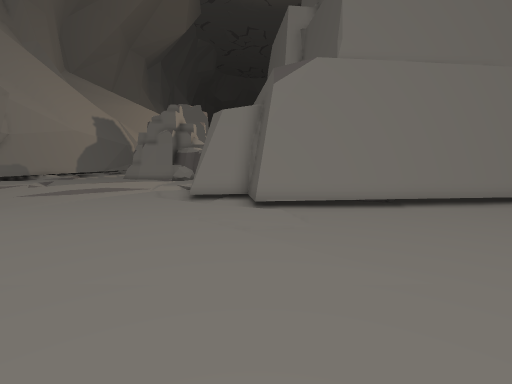
View 1 (above)

16 first-person views from a walk through a scene from a Unity 3-D project. The camera is 0.68 m above the floor, tilts 6° down and sees 85° across. The floor is counted in squares, 0.5 m on a side. Each view is taken from the middle of a square. On the plan, view 1 faces up. The plan holds only what a view shows up to about 13 squares ahead; the rest is blank. The place goes on beyond the plan. Some animated figures are left out.

View 2
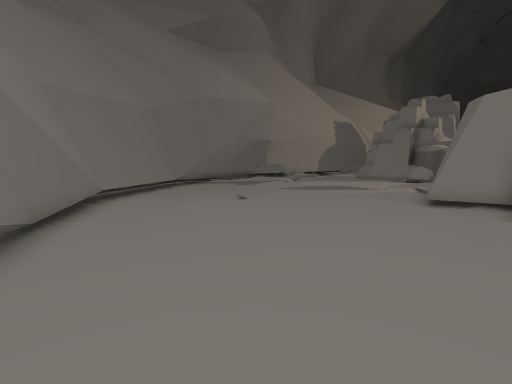

View 3
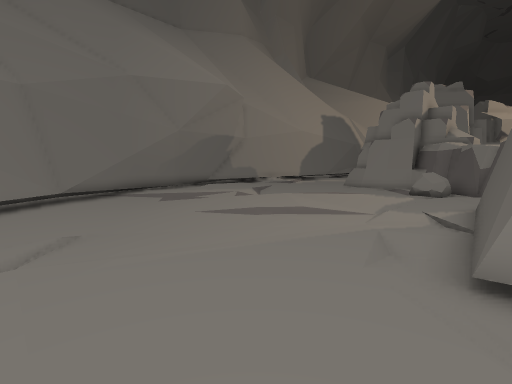

View 4
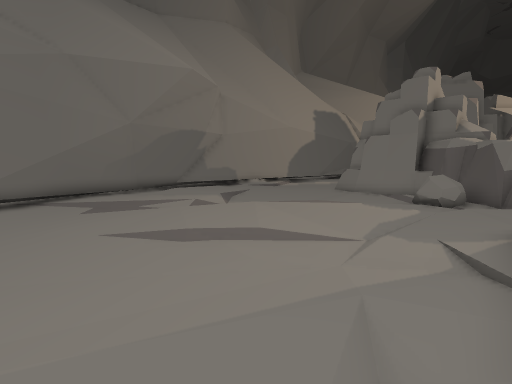

View 5
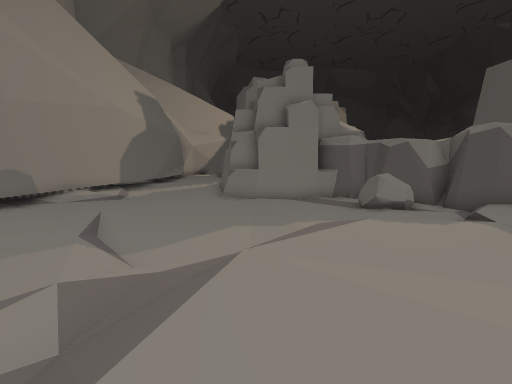

View 6
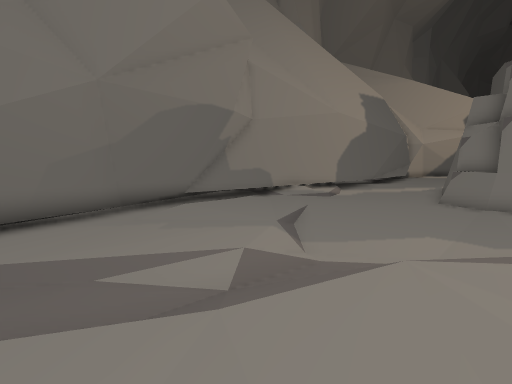

View 7
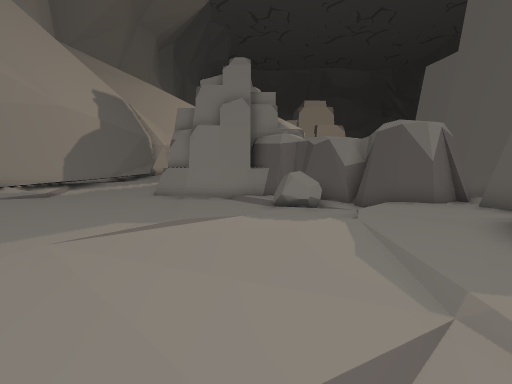

View 8
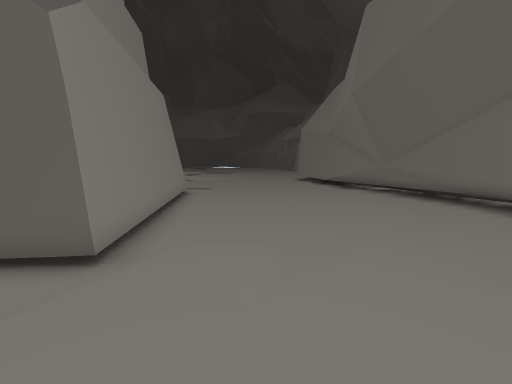

View 9
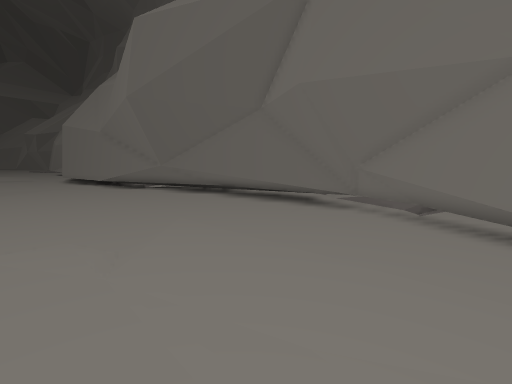

View 10
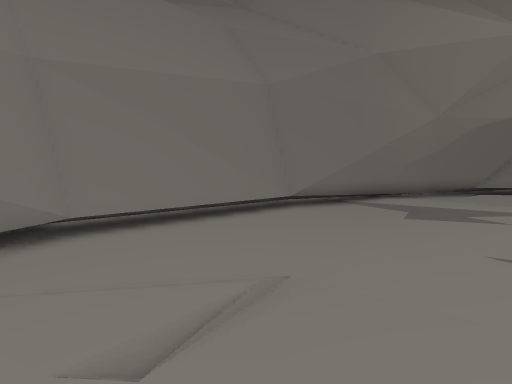

View 11
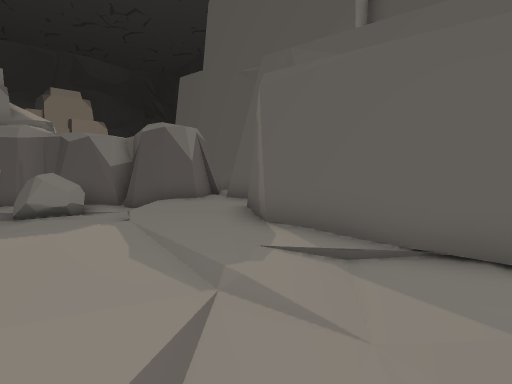

View 12
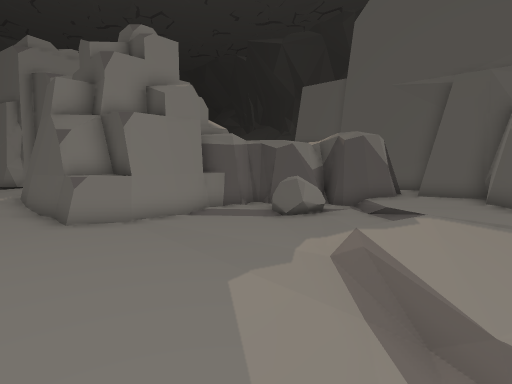

View 13
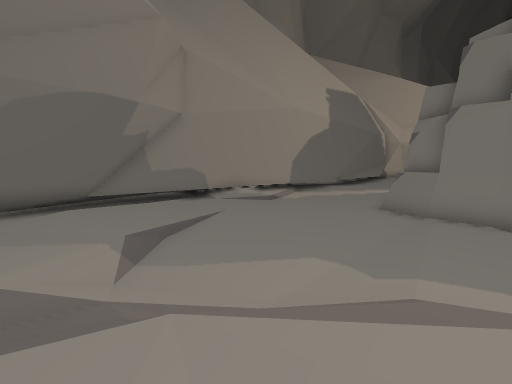

View 14
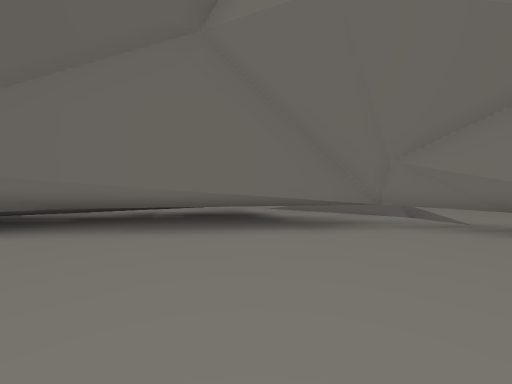

View 15
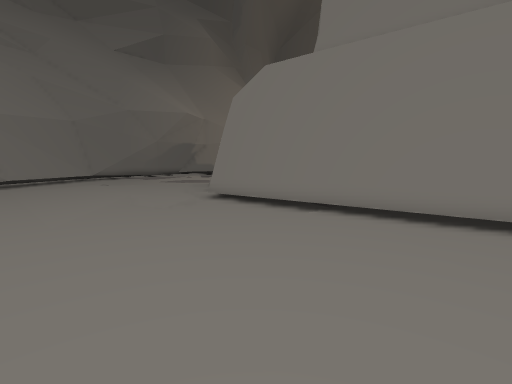

View 16
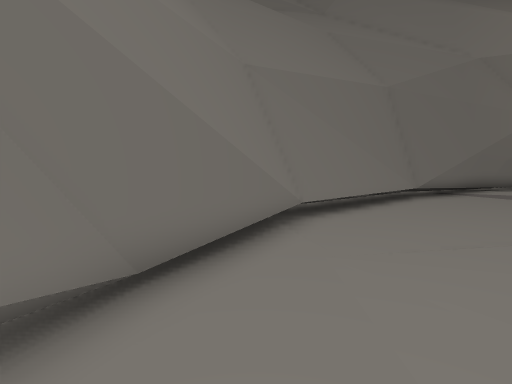

### Floor plan
Key: @ floor where view 1 was taken; # wall or solid block; . main floor; : floor 0.05 m higher than the main floor; - floor 0.05 m lower than the main floor; + floor 0.1 m higher than the main floor; _ floor 0.1 m lower than the main floor; * floor 0.15 m higher than the main floor; / step, stairs or slope; = window, fence, low wall or low ledge; R rock; O other object.
Columns run from 18 left of view 1 to 9 right of it. Each row starts with its distance up from view 1.
 25 ##...--OO  R
 24 #=:---.OOOORRR
 23 #*/-...----..RRR   #
 22 #:....------RRRR   #
 21 #.....------RRRRRRR#
 20 #..:.------..--RRR*#
 19 #:::.---_-.:.-+++###
 18 ##:::--__/::+:++*#
 17 ##+++/-__::+::++##
 16 ##:::+/-::::::+##
 15 ##.::+//:+::::+##
 14 ##.::+//+++::::##
 13  ##::/-:+++:..:=#
 12  ##::./::::...+=#
 11   ##...::....:+=###
 10   ##........:++.###     ####
  9    #.......::+++..#########=
  8    #.......:+++++/=.........
  7    ##.....::+++++++.........
  6     ##....::++++++:.........
  5     ##=...:::::::::.........
  4      ##=...::::::::.........
  3       ###...................
  2        ###..................
  1          ###................
  0            ####...@......###
 -1              ####... #######
 -2                ###########

Positions as (right, up) in squares from view 1, and headings:
1: (0, 0), facing up
2: (0, 0), facing up-left
3: (-2, 6), facing up-left
4: (-3, 9), facing up-left
5: (-10, 12), facing up
6: (-9, 12), facing up-left
7: (-7, 12), facing up
8: (-4, 6), facing right
9: (-5, 7), facing down-right
10: (-5, 7), facing left
11: (-7, 12), facing up-right
12: (-13, 16), facing up-right
13: (-8, 15), facing up-left
14: (2, 4), facing down
15: (9, 2), facing up-left
16: (-4, 2), facing left
